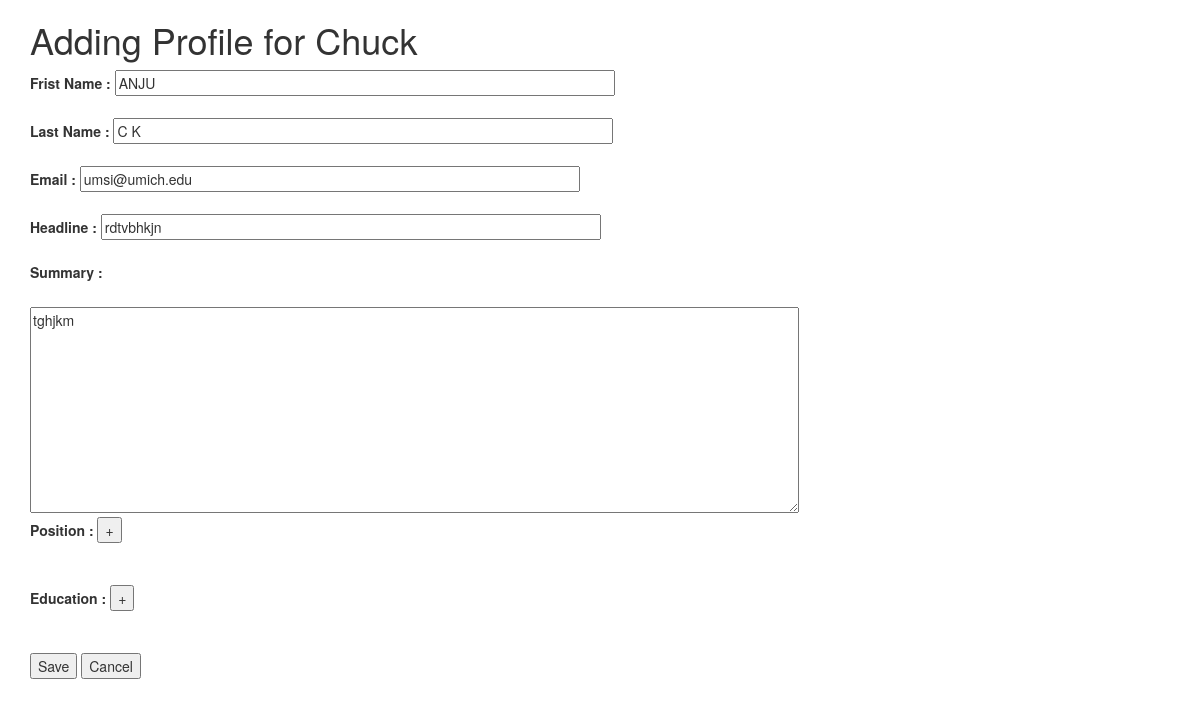
Screenshot of /edit.php?id=54 (signed in) with the database file from the repository.
### tables this page shows
CREATE TABLE IF NOT EXISTS `profile` (
  `profile_id` int(11) NOT NULL AUTO_INCREMENT,
  `user_id` int(11) NOT NULL,
  `first_name` text,
  `last_name` text,
  `email` text,
  `headline` text,
  `summary` text,
  PRIMARY KEY (`profile_id`),
  KEY `profile_ibfk_2` (`user_id`)
);

### util.php (called while the page is built, shortened)
<?php
function loadEdu($conn, $pro_id ){
    $query = "SELECT year,name FROM education,institution
    WHERE education.institution_id = institution.institution_id AND education.profile_id= :prof";
    $stmt=$conn->prepare($query);
	$stmt->execute(array('prof'     =>   $pro_id ));
    $positions = $stmt->fetchAll(PDO::FETCH_ASSOC);
    return $positions;
}

### edit.php (the view, shortened to what this page needs)
<?php
require_once "conn.php";
require_once "util.php";
$server = "localhost";
$username = "root";
$password = "";
$dbname = "misc";
$conn = new PDO("mysql:host=$server; dbname=$dbname", $username, $password);
	$conn->setAttribute(PDO::ATTR_ERRMODE, PDO::ERRMODE_EXCEPTION);
 ?>
 <!DOCTYPE html>
<html>
<head>
<link rel="stylesheet"
    href="https://maxcdn.bootstrapcdn.com/bootstrap/3.3.6/css/bootstrap.min.css"
>
<link rel="stylesheet"
    href="https://maxcdn.bootstrapcdn.com/bootstrap/3.3.6/css/bootstrap-theme.min.css"
>
<link rel="stylesheet"
    href="https://code.jquery.com/ui/1.12.1/themes/ui-lightness/jquery-ui.css">
</head>
<body>
<div class="container">
<?php
if(isset($_SESSION["user_id"]))
	{
?>
<h1>Adding Profile for <?php echo $_SESSION["name"];
	try{
	$id=$_SESSION['p_id'];
	$sql = "SELECT profile_id,first_name,last_name,email,headline,summary FROM profile WHERE profile_id='$id'";
	$q = $conn->query($sql);
    $q->setFetchMode(PDO::FETCH_ASSOC);
	$row = $q->fetch();
	if ( $row !== false ) {
		$quer = "SELECT * FROM position WHERE profile_id= :u_id order by rank";
						$stmt=$conn->prepare($quer);
						$stmt->execute(array(
								  'u_id'     =>   $id ));
						$positions = $stmt->fetchAll(PDO::FETCH_ASSOC);
		$schools = loadEdu($conn, $id);
?></h1>
<form method="POST" >
<label for="frist_name" >Frist Name :</label>
<input type="text" name="first_name" id="f_name" style="width:500px;" value="<?php echo $row['first_name']; ?>"><br/><br/>
<label for="last_name">Last Name :</label>
<input type="text" name="last_name" id="l_name" style="width:500px;" value="<?php echo $row['last_name']; ?>"><br/><br/>
<label for="email">Email :</label>
<input type="text" name="email" id="email" style="width:500px;" value="<?php echo $row['email']; ?>"><br/><br/>
<label for="headline">Headline :</label>
<input type="text" name="headline" id="headline" style="width:500px;" value="<?php echo $row['headline']; ?>"><br/><br/>
<label for="summary">Summary :</label><br><br/>
<textarea  name="summary" id="summary" rows="10" cols="100" >
<?php echo $row['summary']; ?></textarea><br/>
<label for="position">Position :</label>
<input type="submit" name="addPos" id="addPos" value="+" >
<br><br/>
<div id="position_fields">
<?php
if ( $positions >0 ){
			?>
</div><br/>
<label for="education">Education :</label>
<input type="submit" name="addEdu" id="addEdu" value="+" >
<br><br/>
<br/>
<input type="submit"  value="Save" name="Save" onclick="return doValidate();" >
<input type="submit" name="cancel" value="Cancel">
</form>
<?php  }
	else
	{
		echo "<p> No position</p></div>";
	}
} else
                {
                     $message = '<label>Invalid Data</label>';
                }
} catch(PDOException $error)
 {
      echo $error->getMessage();
 } }?>
</div>
</body>
</html>

### rows the page displays
profile: first_name "ANJU", last_name "C K", email "umsi@umich.edu", headline "rdtvbhkjn", summary "tghjkm"

### other values shown
$_SESSION["name"] "Chuck"
